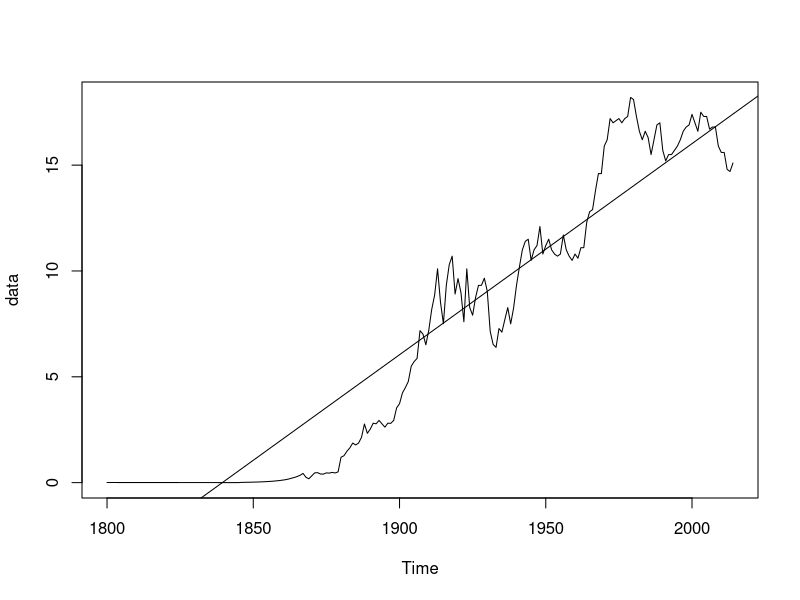
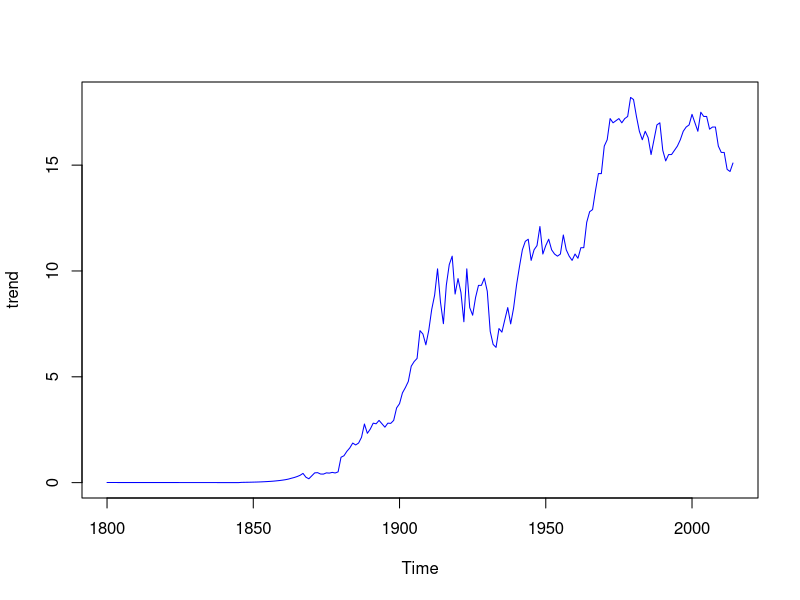
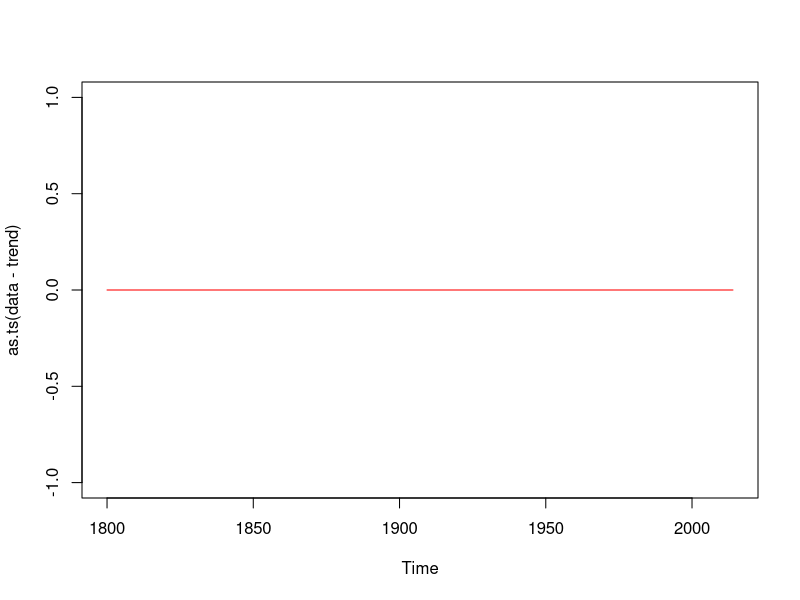
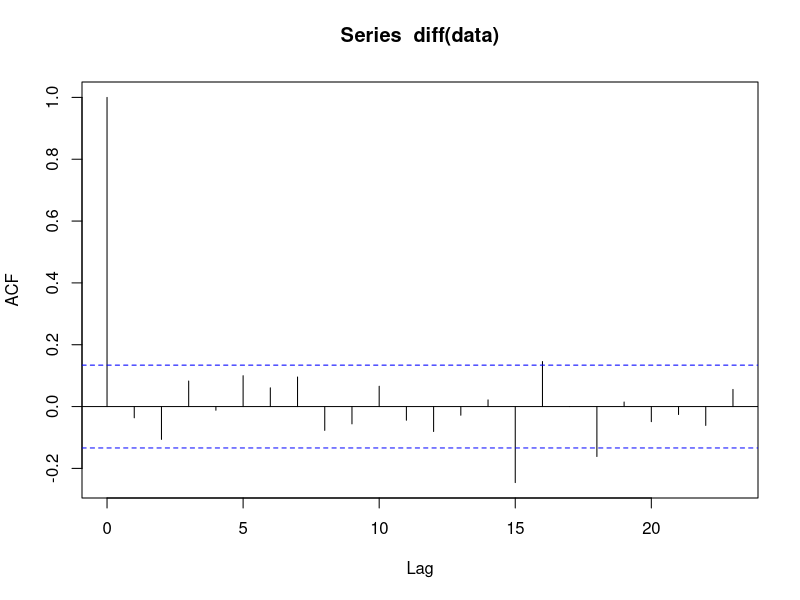
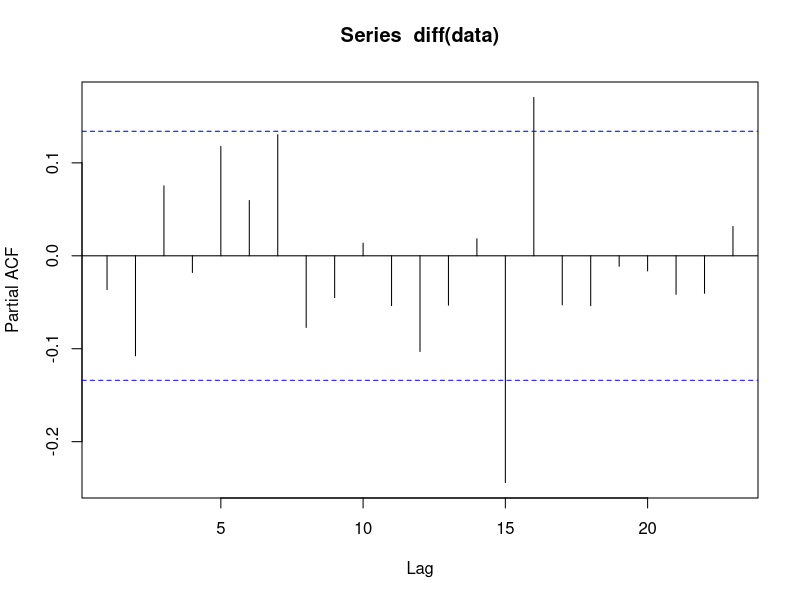
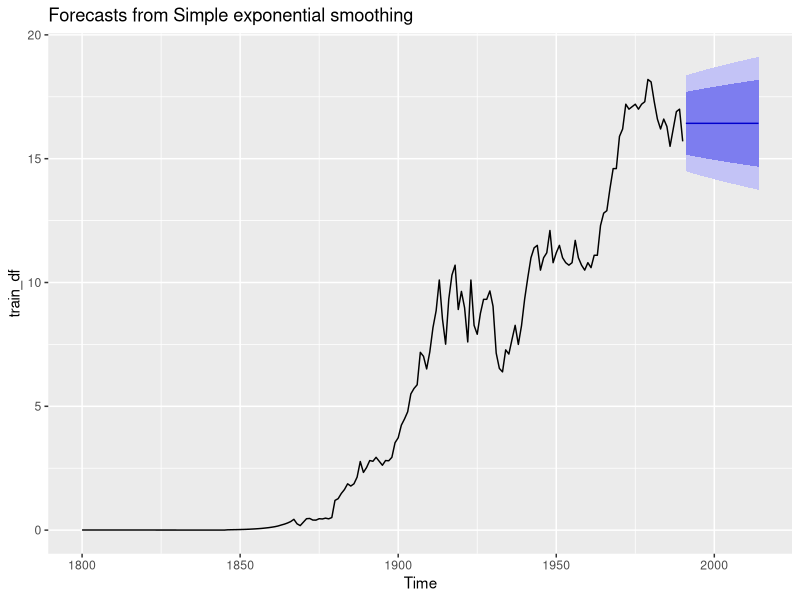
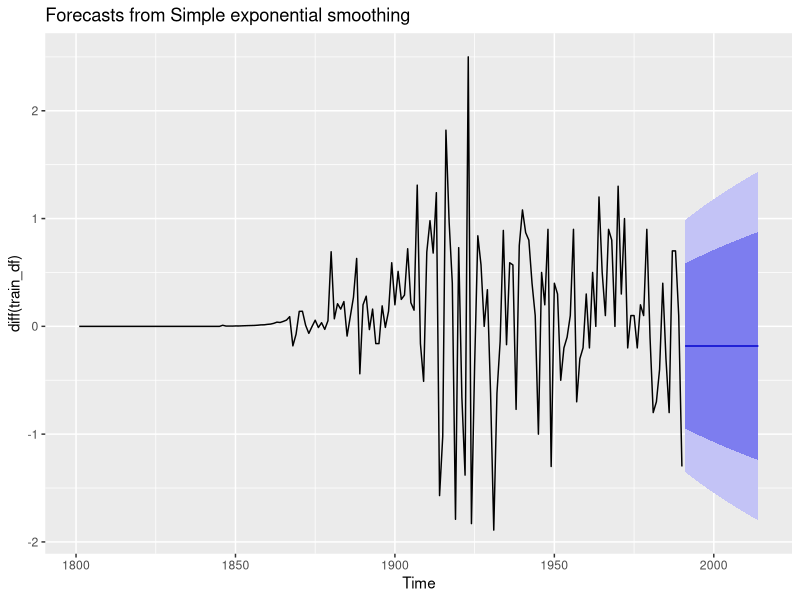
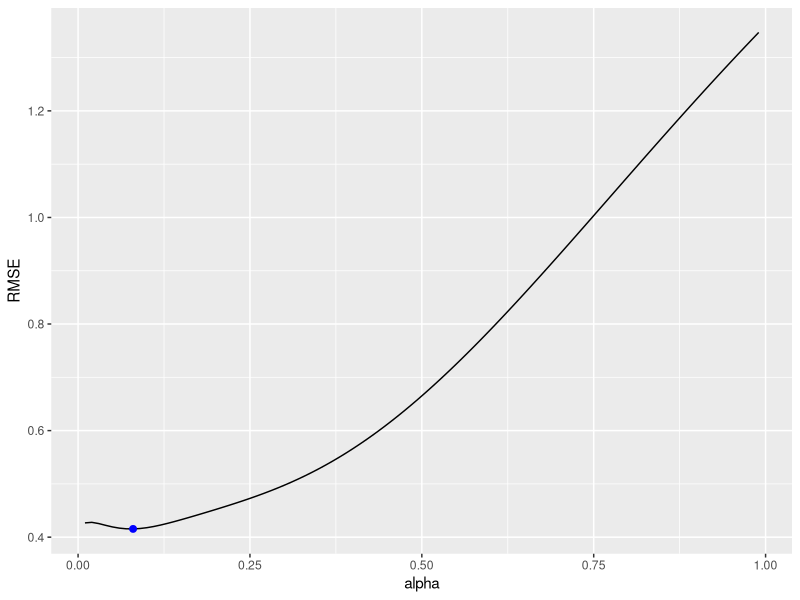

R code for these plots, in order: (Note: a time limit stopped this script after it produced the figures.)
df<-read.csv("CO2 dataset.csv")
df<-na.omit(df)
#convert to time series
data<-ts(df[,-1],start=1800,end=2014,frequency=1)
#detailed metrics
class(data)
cat("Start year of co2 emission obsevatation \n",start(data))
cat("\nEnd year of CO2 emission observation",end(data))
plot(data)
abline(reg=lm(data~time(data)))
summary(data)

#split the data set
train_df<-ts(data[1:191],start=1800,end=1990,frequency=1)
test_df<-ts(data[192:215],start=1991,end=2014,frequency=1)

#detect trend
library(forecast)
trend<-ma(data,order=1,centre=TRUE)
plot(trend,col="blue")

#detrend of time series
plot(as.ts(data-trend),col="red")

#dickey fuller test
library(tseries)
adf.test(diff(log(data)),alternative="stationary",k=0) #d=1

#ACF-q value and PACF-p value
acf(diff(data)) #q-15,16,18
pacf(diff(data)) #p-7,15,16,24

#timeseries forecasting

#single exponential smoothing
ses.data<-ses(train_df,alpha = 0.2,h=24)
autoplot(ses.data)
ses.diff.data<-ses(diff(train_df),alpha = 0.2,h=24)
autoplot(ses.diff.data)
accuracy(ses.diff.data,diff(test_df))
#identify optimal alpha parameter
alpha<-seq(0.01,0.99,by=0.01)
RMSE<-NA
for(i in seq_along(alpha)) {
  fit<-ses(diff(train_df),alpha=alpha[i],h=24)
  RMSE[i]<-accuracy(fit,diff(test_df))[2,2]
}

alpha.fit<-data.frame(alpha,RMSE)
library(dplyr)
alpha.min<-filter(alpha.fit,RMSE == min(RMSE))
library(ggplot2)
ggplot(alpha.fit,aes(alpha,RMSE)) + geom_line() + geom_point(data=alpha.min,aes(alpha,RMSE),size=2,color="blue")

#refit the model with alpha=0.08
ses.diff.opt<-ses(diff(train_df),alpha=0.08,h=24)
accuracy(ses.diff.opt,diff(test_df))
p1<-autoplot(ses.diff.opt) + theme(legend.position = "bottom")
p2<-autoplot(diff(test_df)) + autolayer(ses.diff.opt,alpha=0.08) + ggtitle("Predicted vs Actuals for test data")

gridExtra::grid.arrange(p1,p2,nrow=1)
models<-list()
models["ses"]<-accuracy(ses.diff.opt,diff(test_df))[2,2]

#Holt's Method
holt.data<-holt(train_df,h=23)
autoplot(holt.data)
holt.data$model
accuracy(holt.data,test_df)

#identify optimal beta parameter
beta<-seq(0.0001,0.5,by=0.001)
RMSE<-NA
for(i in seq_along(beta)) {
  fit<-holt(train_df,beta=beta[i],h=24)
  RMSE[i]<-accuracy(fit,test_df)[2,2]
}

beta.fit<-data.frame(beta,RMSE)
library(dplyr)
beta.min<-filter(beta.fit,RMSE == min(RMSE))
library(ggplot2)
ggplot(beta.fit,aes(beta,RMSE)) + geom_line() + geom_point(data=beta.min,aes(beta,RMSE),size=2,color="blue")

#refit the model with beta=0.0631
holt.data.opt<-holt(train_df,beta=0.0631,h=24)
accuracy(holt.data.opt,test_df)
autoplot(holt.data.opt)

models["holt"]<-accuracy(holt.data,test_df)[2,2]

#damping methods
#holt's linear (additive) method
fit1<-ets(train_df,model="ZAN",alpha=0.8,beta=0.2)
pred1<-forecast(fit1,h=24)
fit2<-ets(train_df,model="ZAN",damped=TRUE,alpha=0.8,beta=0.2,phi=0.85)
pred2<-forecast(fit2,h=24)
#holt's exponential (mutliplicative) model
fit3<-ets(train_df,model="ZMN",alpha=0.8,beta=0.2)
pred3<-forecast(fit3,h=24)
fit4<-ets(train_df,model="ZMN",damped=TRUE,alpha=0.8,beta=0.2,phi=0.85)
pred4<-forecast(fit4,h=24)

autoplot(train_df) + autolayer(pred1$mean,color="blue") +autolayer(pred2$mean,color="blue",linetype="dashed") + autolayer(pred3$mean,color="red") + autolayer(pred4$mean,color="red",linetype="dashed") + autolayer(test_df,color="grey")

#ARIMA Model
#q-15,16,18
#p-7,15,16,24
q<-c(15,16,18)
p<-c(7,15,16,24)
fit<-arima(train_df,order=c(15,1,15),optim.control =list(maxit=1000))
pred<-predict(fit,n.ahead = 24)
autoplot(train_df) + autolayer(pred$pred,color="blue") + autolayer(test_df,color="red")

#optimal hyperparameter for arima model
p_val<-NULL
q_val<-NULL
RMSE<-NULL
k<-0
for(i in p)
{
  for(j in q)
  {
    p_val[k]<-i
    q_val[k]<-j
    fit<-arima(train_df,order=c(i,1,j),optim.control =list(maxit=1000),method="ML")
    pred<-predict(fit,n.ahead = 24)
    RMSE[k]<-accuracy(pred$pred,test_df)[2]
    k<-k+1
    
  }
}
arima.opt<-data.frame(p_val[1:6],q_val[1:6],RMSE)
arima.min<-filter(arima.opt,RMSE==min(RMSE))

#refitting the model with value q-18 and p-15
arima.opt.fit<-arima(train_df,order=c(15,1,18),optim.control =list(maxit=1000),method="ML")
pred<-predict(arima.opt.fit,n.ahead = 24)
autoplot(train_df) + autolayer(pred$pred,color="blue") + autolayer(test_df,color="red")
models["arima"]<-accuracy(pred$pred,test_df)[2]

#Auto-arima model
fit<-auto.arima(train_df)

future_pred <- forecast(fit,24)

head(future_pred)

plot(future_pred, main = "Forecasted emmision rates",
     col.main = "green")

models["auto-armia"]<-accuracy(future_pred$upper[1:24],test_df)[c(2,5)]

#since arima has less RMSE and MAPE we will save the arima model
saveRDS(arima.opt.fit,"arima_model.RDA")
